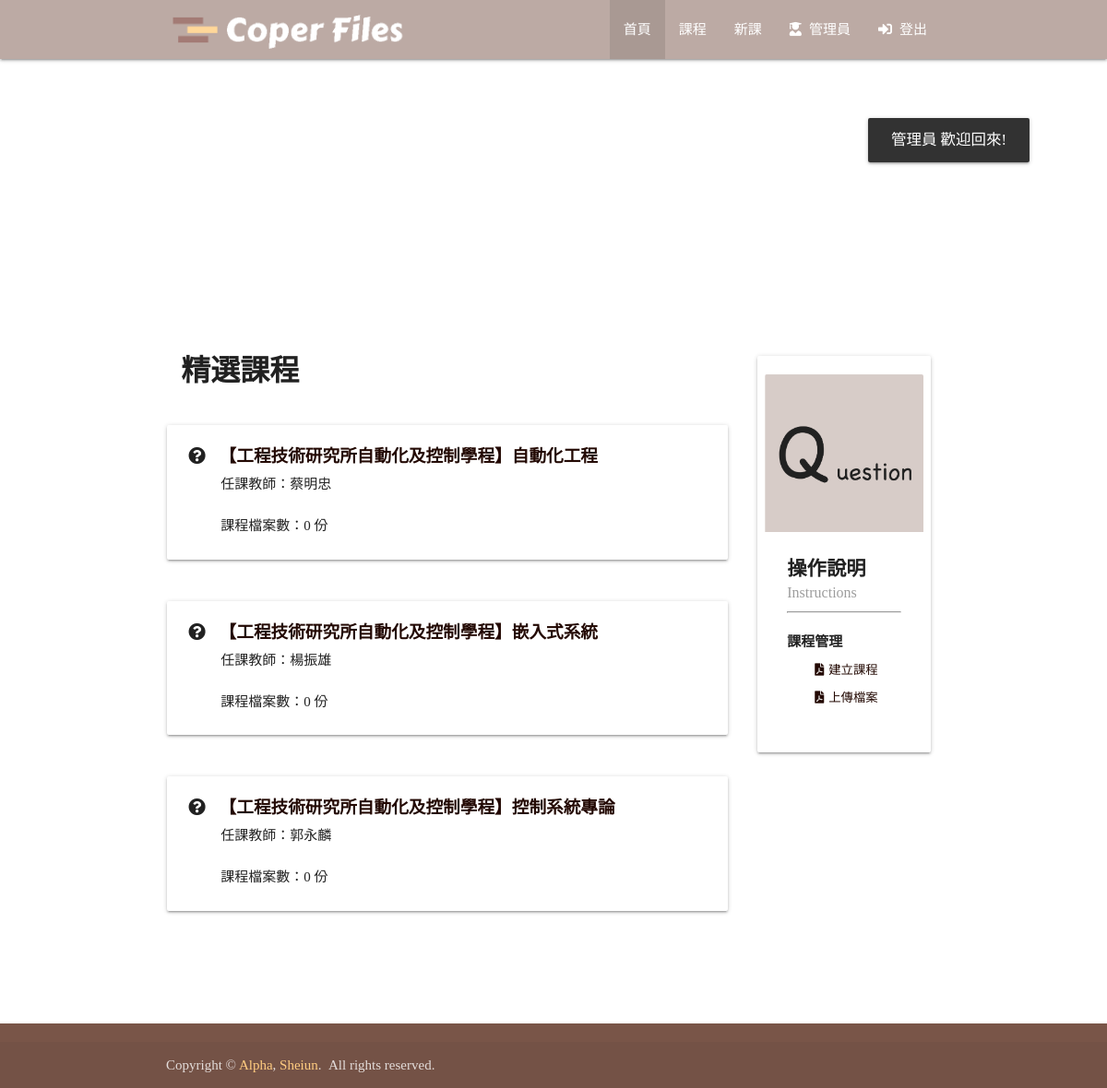
/ (signed in), run on the app's committed database.
### courses/models.py (models this page shows, shortened)
class CourseInformation(models.Model):
    course_administrator = models.ForeignKey(CourseAdminstrator, on_delete=models.CASCADE)
    course_name = models.CharField(max_length=20)
    course_teacher = models.CharField(max_length=20)
    course_type = models.CharField(max_length=20)
    course_discription = models.CharField(max_length=500, null=True)
    course_website = models.CharField(max_length=100, null=True)

class CourseAdminstrator(models.Model):
    admin_id = models.CharField(max_length=20)
    admin_name = models.CharField(max_length=20)
    def __str__(self):
        return self.admin_name

### main/views.py (the view)
# urls.py: url(r'^$', views.index, name='index'),
def index(request):
    if request.user.is_authenticated:
        messages.info(request, '%s 歡迎回來!' % request.user.first_name)
    else:
        messages.info(request, '歡迎來到 Coper Files!')
    courses = CourseInformation.objects.annotate(file_count=Count('coursefile')).order_by('-file_count')[:3]
    return render(request, 'main/index.html', { 'courses': courses })

### main/templates/main/index.html (shortened to what this page needs)
{% extends 'base.html' %}
{% load static %}
{% block content %}
<div class="section no-pad-bot" id="index-banner">
    <div class="container">
    </div>
  </div>
  <div class="container" style="padding-top: 30px;">
      <div class="row">
        <div class="col s12 m9" style="margin: 0px 10px 20px -10px;">
            <div class="header_big_icon">精選課程</div>
            {% for course in courses %}
              ﻿﻿﻿<div class="card">
                <div class="header_mid_icon">
                  <i class="fas fa-question-circle" style="margin-right: 10px;"></i>
                  <a href="/courses/{{ course.pk }}">【{{ course.course_administrator }}】{{ course.course_name }}</a>
                </div>
                <div style="margin-left:50px; padding-bottom:15px;">
                  <div class="header_small_icon" style="font-weight: normal;">任課教師：{{ course.course_teacher }}</div>
                  <br>
                  課程檔案數：{{ course.file_count }} 份
                </div>
              </div>﻿
            {% endfor %}
        </div>
        <div class="col s12 m3">
          <div class="card">
            <div class="card-image waves-effect waves-block waves-light">
              <img class="activator" src="{% static 'images/icon_Question.png' %}">
            </div>
            <div class="card-content">
              <span class="card-title activator grey-text text-darken-4" style="font-size: 16pt; font-weight: bold;">操作說明</span>
              <p style="font-size: 12pt; color: #9d9d9d; margin-top: -10px;">Instructions</p>
              <hr style="margin-bottom: 20px;">
              <div style="margin-bottom: 15px;">
                <div class="ins_head">課程管理</div>
                <div class="ins_file"><a href="{% static 'files/Instructions/系統說明書-建立課程.pdf' %}"><i class="fas fa-file-pdf"></i>建立課程</a></div>
                <div class="ins_file"><a href="{% static 'files/Instructions/系統說明書-上傳檔案.pdf' %}"><i class="fas fa-file-pdf"></i>上傳檔案</a></div>
              </div>
            </div>
          </div>
          </div>
      </div>
    <br><br>
  </div>
{% endblock %}

### templates/includes/_navbar.html (shortened to what this page needs)
{% load static %}
<nav class="brown lighten-3" role="navigation">
  <div class="nav-wrapper container">
    <a id="logo-container" href="{% url 'index' %}" class="brand-logo" style="height: 100%;">
      <img style="max-height: 100%;" src="{% static 'images/logo.png' %}">
    </a>
    <ul class="right hide-on-med-and-down">
      <li {% if request.resolver_match.url_name == 'index' %}class="active"{% endif %}><a href="{% url 'index' %}">首頁</a></li>
      <li {% if request.resolver_match.url_name == 'courses' %}class="active"{% endif %}><a href="{% url 'courses' %}">課程</a></li>
      <li {% if request.resolver_match.url_name == 'courses_edit' %}class="active"{% endif %}><a href="{% url 'courses_edit' %}">新課</a></li>
      {% if user.is_authenticated %}
      <li {% if request.resolver_match.url_name == 'users_panel' %}class="active"{% endif %}><a href="{% url 'users_panel' %}"><span class="fas fa-user-graduate" style="margin-right: 8px;"></span>{{ user.first_name }}</a></li>
      <li {% if request.resolver_match.url_name == 'logout' %}class="active"{% endif %}><a href="{% url 'logout' %}"><span class="fas fa-sign-in-alt" style="margin-right: 8px;"></span>登出</a></li>
      {% endif %}
    </ul>
  </div>
</nav>

### static/css/style.css (style rules this page uses)
body { font-family: "微軟正黑體"; }
hr { border-width: 0.5px; }
i { margin-right: 5px; }
.header_big_icon { font-size: 24pt; font-weight: bolder; padding: 0px 15px 5px 15px; }
.header_mid_icon { font-size: 14pt; font-weight: bolder; padding: 0px 15px 5px 15px; }
.card { min-height: 60px; padding: 20px 8px 10px 8px; }

### main/templates/main/index.html (style rules this page uses)
a { color: #230903; }
.ins_head { font-weight: bolder; margin-bottom: 10px; }
.ins_file { font-size: 10pt; margin-bottom: 10px; margin-left: 30px; }

### data on the page
CourseInformation: course_administrator "工程技術研究所自動化及控制學程", course_name "自動化工程", course_teacher "蔡明忠", file_count "0"
CourseInformation: course_administrator "工程技術研究所自動化及控制學程", course_name "嵌入式系統", course_teacher "楊振雄", file_count "0"
CourseInformation: course_administrator "工程技術研究所自動化及控制學程", course_name "控制系統專論", course_teacher "郭永麟", file_count "0"

### other printed values
{{ user.first_name }} "管理員"
